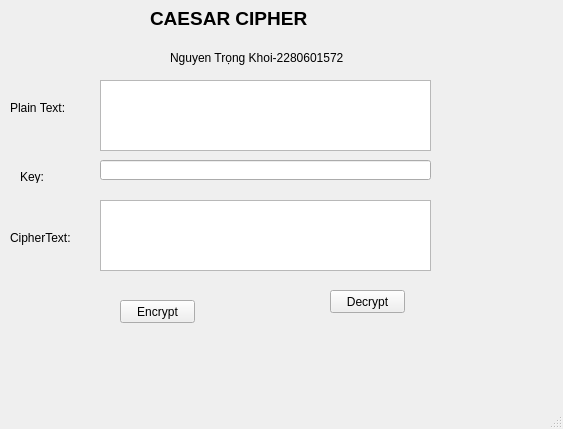
<?xml version="1.0" encoding="UTF-8"?>
<ui version="4.0">
 <class>MainWindow</class>
 <widget class="QMainWindow" name="MainWindow">
  <property name="geometry">
   <rect>
    <x>0</x>
    <y>0</y>
    <width>563</width>
    <height>429</height>
   </rect>
  </property>
  <property name="windowTitle">
   <string>Caesar Cipher</string>
  </property>
  <widget class="QWidget" name="centralwidget">
   <widget class="QLabel" name="label">
    <property name="geometry">
     <rect>
      <x>150</x>
      <y>10</y>
      <width>201</width>
      <height>16</height>
     </rect>
    </property>
    <property name="font">
     <font>
      <pointsize>14</pointsize>
      <weight>75</weight>
      <bold>true</bold>
     </font>
    </property>
    <property name="text">
     <string>CAESAR CIPHER</string>
    </property>
   </widget>
   <widget class="QLabel" name="label_2">
    <property name="geometry">
     <rect>
      <x>10</x>
      <y>100</y>
      <width>71</width>
      <height>16</height>
     </rect>
    </property>
    <property name="text">
     <string>Plain Text:</string>
    </property>
   </widget>
   <widget class="QLabel" name="label_3">
    <property name="geometry">
     <rect>
      <x>20</x>
      <y>170</y>
      <width>47</width>
      <height>13</height>
     </rect>
    </property>
    <property name="text">
     <string>Key:</string>
    </property>
   </widget>
   <widget class="QLineEdit" name="txt_key">
    <property name="geometry">
     <rect>
      <x>100</x>
      <y>160</y>
      <width>331</width>
      <height>20</height>
     </rect>
    </property>
   </widget>
   <widget class="QLabel" name="label_4">
    <property name="geometry">
     <rect>
      <x>10</x>
      <y>230</y>
      <width>71</width>
      <height>16</height>
     </rect>
    </property>
    <property name="text">
     <string>CipherText:</string>
    </property>
   </widget>
   <widget class="QPushButton" name="btn_encrypt">
    <property name="geometry">
     <rect>
      <x>120</x>
      <y>300</y>
      <width>75</width>
      <height>23</height>
     </rect>
    </property>
    <property name="text">
     <string>Encrypt</string>
    </property>
   </widget>
   <widget class="QPushButton" name="btn_decrypt">
    <property name="geometry">
     <rect>
      <x>330</x>
      <y>290</y>
      <width>75</width>
      <height>23</height>
     </rect>
    </property>
    <property name="text">
     <string>Decrypt</string>
    </property>
   </widget>
   <widget class="QTextEdit" name="txt_plain_text">
    <property name="geometry">
     <rect>
      <x>100</x>
      <y>80</y>
      <width>331</width>
      <height>71</height>
     </rect>
    </property>
   </widget>
   <widget class="QTextEdit" name="txt_cipher_text">
    <property name="geometry">
     <rect>
      <x>100</x>
      <y>200</y>
      <width>331</width>
      <height>71</height>
     </rect>
    </property>
   </widget>
   <widget class="QLabel" name="label_5">
    <property name="geometry">
     <rect>
      <x>170</x>
      <y>50</y>
      <width>191</width>
      <height>16</height>
     </rect>
    </property>
    <property name="text">
     <string>Nguyen Trọng Khoi-2280601572</string>
    </property>
   </widget>
  </widget>
  <widget class="QMenuBar" name="menubar">
   <property name="geometry">
    <rect>
     <x>0</x>
     <y>0</y>
     <width>563</width>
     <height>26</height>
    </rect>
   </property>
  </widget>
  <widget class="QStatusBar" name="statusbar"/>
 </widget>
 <tabstops>
  <tabstop>txt_plain_text</tabstop>
  <tabstop>txt_key</tabstop>
  <tabstop>txt_cipher_text</tabstop>
  <tabstop>btn_encrypt</tabstop>
  <tabstop>btn_decrypt</tabstop>
 </tabstops>
 <resources/>
 <connections/>
</ui>
